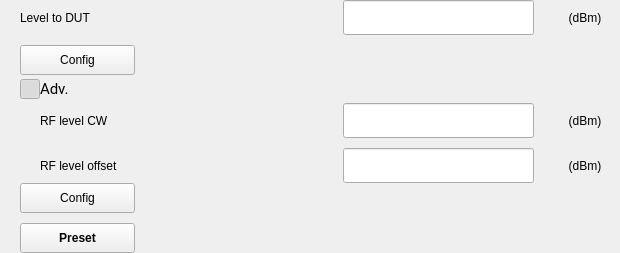
        <widget class="QWidget" name="wgRfLevel" native="true">
         <property name="maximumSize">
          <size>
           <width>624</width>
           <height>16777215</height>
          </size>
         </property>
         <layout class="QVBoxLayout" name="verticalLayout_4">
          <property name="spacing">
           <number>0</number>
          </property>
          <property name="leftMargin">
           <number>0</number>
          </property>
          <property name="topMargin">
           <number>0</number>
          </property>
          <property name="rightMargin">
           <number>0</number>
          </property>
          <property name="bottomMargin">
           <number>0</number>
          </property>
          <item>
           <layout class="QGridLayout" name="gridLayout_5">
            <property name="leftMargin">
             <number>20</number>
            </property>
            <property name="horizontalSpacing">
             <number>208</number>
            </property>
            <property name="verticalSpacing">
             <number>10</number>
            </property>
            <item row="0" column="0">
             <widget class="QLabel" name="label_24">
              <property name="text">
               <string>Level to DUT</string>
              </property>
             </widget>
            </item>
            <item row="1" column="0">
             <widget class="QPushButton" name="pushButton_11">
              <property name="minimumSize">
               <size>
                <width>115</width>
                <height>30</height>
               </size>
              </property>
              <property name="maximumSize">
               <size>
                <width>115</width>
                <height>30</height>
               </size>
              </property>
              <property name="cursor">
               <cursorShape>PointingHandCursor</cursorShape>
              </property>
              <property name="text">
               <string>Config</string>
              </property>
             </widget>
            </item>
            <item row="0" column="1">
             <layout class="QHBoxLayout" name="horizontalLayout_11">
              <property name="spacing">
               <number>16</number>
              </property>
              <item>
               <widget class="QLineEdit" name="lineEdit_15">
                <property name="minimumSize">
                 <size>
                  <width>191</width>
                  <height>35</height>
                 </size>
                </property>
                <property name="maximumSize">
                 <size>
                  <width>191</width>
                  <height>16777215</height>
                 </size>
                </property>
               </widget>
              </item>
              <item>
               <widget class="QLabel" name="label_3">
                <property name="minimumSize">
                 <size>
                  <width>70</width>
                  <height>35</height>
                 </size>
                </property>
                <property name="maximumSize">
                 <size>
                  <width>70</width>
                  <height>35</height>
                 </size>
                </property>
                <property name="text">
                 <string>(dBm)</string>
                </property>
                <property name="alignment">
                 <set>Qt::AlignmentFlag::AlignCenter</set>
                </property>
               </widget>
              </item>
             </layout>
            </item>
           </layout>
          </item>
          <item>
           <layout class="QHBoxLayout" name="horizontalLayout_20">
            <property name="spacing">
             <number>0</number>
            </property>
            <property name="leftMargin">
             <number>20</number>
            </property>
            <item>
             <widget class="QPushButton" name="btnAdvRfLevel">
              <property name="minimumSize">
               <size>
                <width>20</width>
                <height>20</height>
               </size>
              </property>
              <property name="maximumSize">
               <size>
                <width>20</width>
                <height>20</height>
               </size>
              </property>
              <property name="cursor">
               <cursorShape>PointingHandCursor</cursorShape>
              </property>
              <property name="text">
               <string/>
              </property>
              <property name="icon">
               <iconset resource="../../res.qrc">
                <normaloff>:/icon/btnCloseExpan.png</normaloff>
                <normalon>:/icon/btnOpenExpan.png</normalon>:/icon/btnCloseExpan.png</iconset>
              </property>
              <property name="checkable">
               <bool>true</bool>
              </property>
              <property name="checked">
               <bool>true</bool>
              </property>
             </widget>
            </item>
            <item>
             <widget class="QLabel" name="label_26">
              <property name="minimumSize">
               <size>
                <width>170</width>
                <height>28</height>
               </size>
              </property>
              <property name="maximumSize">
               <size>
                <width>150</width>
                <height>28</height>
               </size>
              </property>
              <property name="font">
               <font>
                <family>Roboto</family>
                <pointsize>11</pointsize>
                <bold>false</bold>
               </font>
              </property>
              <property name="text">
               <string>Adv.</string>
              </property>
             </widget>
            </item>
            <item>
             <spacer name="horizontalSpacer_10">
              <property name="orientation">
               <enum>Qt::Orientation::Horizontal</enum>
              </property>
              <property name="sizeType">
               <enum>QSizePolicy::Policy::Expanding</enum>
              </property>
              <property name="sizeHint" stdset="0">
               <size>
                <width>40</width>
                <height>20</height>
               </size>
              </property>
             </spacer>
            </item>
           </layout>
          </item>
          <item>
           <widget class="QWidget" name="wgAdv_3" native="true">
            <property name="minimumSize">
             <size>
              <width>0</width>
              <height>0</height>
             </size>
            </property>
            <property name="maximumSize">
             <size>
              <width>624</width>
              <height>16777215</height>
             </size>
            </property>
            <property name="styleSheet">
             <string notr="true"/>
            </property>
            <layout class="QGridLayout" name="gridLayout_6">
             <property name="leftMargin">
              <number>40</number>
             </property>
             <property name="topMargin">
              <number>0</number>
             </property>
             <property name="rightMargin">
              <number>0</number>
             </property>
             <property name="bottomMargin">
              <number>0</number>
             </property>
             <property name="horizontalSpacing">
              <number>208</number>
             </property>
             <property name="verticalSpacing">
              <number>10</number>
             </property>
             <item row="0" column="0">
              <widget class="QLabel" name="label_27">
               <property name="text">
                <string>RF level CW</string>
               </property>
              </widget>
             </item>
             <item row="1" column="0">
              <widget class="QLabel" name="label_28">
               <property name="text">
                <string>RF level offset</string>
               </property>
              </widget>
             </item>
             <item row="0" column="1">
              <layout class="QHBoxLayout" name="horizontalLayout_4">
               <property name="spacing">
                <number>16</number>
               </property>
               <item>
                <widget class="QLineEdit" name="lineEdit_14">
                 <property name="minimumSize">
                  <size>
                   <width>191</width>
                   <height>35</height>
                  </size>
                 </property>
                 <property name="maximumSize">
                  <size>
                   <width>191</width>
                   <height>16777215</height>
                  </size>
                 </property>
                </widget>
               </item>
               <item>
                <widget class="QLabel" name="label_2">
                 <property name="minimumSize">
                  <size>
                   <width>70</width>
                   <height>35</height>
                  </size>
                 </property>
                 <property name="maximumSize">
                  <size>
                   <width>70</width>
                   <height>35</height>
                  </size>
                 </property>
                 <property name="text">
                  <string>(dBm)</string>
                 </property>
                 <property name="alignment">
                  <set>Qt::AlignmentFlag::AlignCenter</set>
                 </property>
                </widget>
               </item>
              </layout>
             </item>
             <item row="1" column="1">
              <layout class="QHBoxLayout" name="horizontalLayout_18">
               <property name="spacing">
                <number>16</number>
               </property>
               <item>
                <widget class="QLineEdit" name="lineEdit_16">
                 <property name="minimumSize">
                  <size>
                   <width>191</width>
                   <height>35</height>
                  </size>
                 </property>
                 <property name="maximumSize">
                  <size>
                   <width>191</width>
                   <height>16777215</height>
                  </size>
                 </property>
                </widget>
               </item>
               <item>
                <widget class="QLabel" name="label_4">
                 <property name="minimumSize">
                  <size>
                   <width>70</width>
                   <height>35</height>
                  </size>
                 </property>
                 <property name="maximumSize">
                  <size>
                   <width>70</width>
                   <height>35</height>
                  </size>
                 </property>
                 <property name="text">
                  <string>(dBm)</string>
                 </property>
                 <property name="alignment">
                  <set>Qt::AlignmentFlag::AlignCenter</set>
                 </property>
                </widget>
               </item>
              </layout>
             </item>
            </layout>
           </widget>
          </item>
          <item>
           <layout class="QGridLayout" name="gridLayout_7">
            <property name="leftMargin">
             <number>20</number>
            </property>
            <property name="horizontalSpacing">
             <number>0</number>
            </property>
            <property name="verticalSpacing">
             <number>10</number>
            </property>
            <item row="1" column="0">
             <widget class="QPushButton" name="pushButton_13">
              <property name="minimumSize">
               <size>
                <width>115</width>
                <height>30</height>
               </size>
              </property>
              <property name="font">
               <font>
                <bold>true</bold>
               </font>
              </property>
              <property name="cursor">
               <cursorShape>PointingHandCursor</cursorShape>
              </property>
              <property name="text">
               <string>Preset</string>
              </property>
             </widget>
            </item>
            <item row="0" column="0">
             <widget class="QPushButton" name="pushButton_12">
              <property name="minimumSize">
               <size>
                <width>115</width>
                <height>30</height>
               </size>
              </property>
              <property name="cursor">
               <cursorShape>PointingHandCursor</cursorShape>
              </property>
              <property name="text">
               <string>Config</string>
              </property>
             </widget>
            </item>
            <item row="0" column="1">
             <spacer name="horizontalSpacer_13">
              <property name="orientation">
               <enum>Qt::Orientation::Horizontal</enum>
              </property>
              <property name="sizeHint" stdset="0">
               <size>
                <width>40</width>
                <height>20</height>
               </size>
              </property>
             </spacer>
            </item>
           </layout>
          </item>
         </layout>
        </widget>
